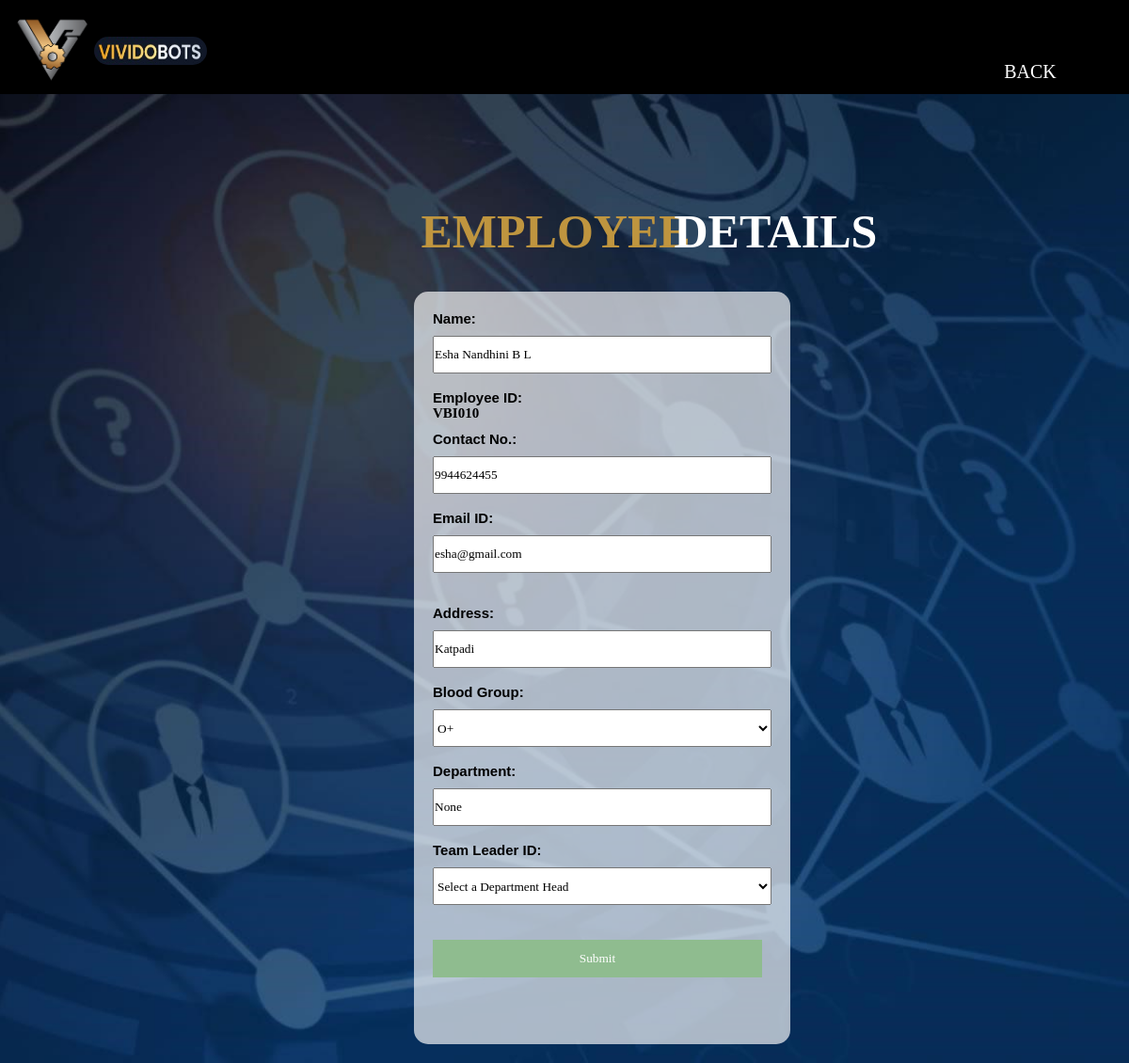
The app's page /add_employee/4 (signed in) with its own data.
### app.py (models this page shows, shortened)
class Employee(UserMixin, db.Model):
    id = db.Column(db.Integer, primary_key=True)
    eid = db.Column(db.String(100), nullable=False,unique=True)
    name = db.Column(db.String(100))
    contactNo = db.Column(db.String(100))
    email = db.Column(db.String(100))
    address = db.Column(db.String(100))
    blood = db.Column(db.String(100))
    department = db.Column(db.String(100))
    password = db.Column(db.String(100), nullable=False)
    role = db.Column(db.String(50))
    supervisor_id = db.Column(db.String, db.ForeignKey('employee.eid'), nullable=True)
    supervisor = db.relationship('Employee', remote_side=[eid], backref='subordinates', foreign_keys=[supervisor_id])
    team_leader_id = db.Column(db.String, db.ForeignKey('employee.eid'), nullable=True)
    team_leader = db.relationship('Employee', remote_side=[eid], backref='team_members', foreign_keys=[team_leader_id])
    status = db.Column(db.String(10), nullable=False, default='stay')
    resignation_date = db.Column(db.Date)

### app.py (the view, shortened to what this page needs)
@app.route('/add_employee/<user_id>', methods=['GET', 'POST'])
@login_required
def add_employee(user_id):
    user = Employee.query.get(user_id)
    if not user:
        return "Employee not found.", 404
    department_heads = Employee.query.filter_by(role='Department Head').all()
    return render_template('add_employee.html', user=user,department_heads=department_heads)

### app.py (called while the page is built)
@login_manager.user_loader
def load_user(user_id):
    return Employee.query.get(int(user_id))

### templates/add_employee.html (shortened to what this page needs)
<!DOCTYPE html>
<html>
<head>
    <link rel="stylesheet" href="{{ url_for('static', filename='css/l.css') }}">
</head>
<body>
    <div class="banner">
        <div class="navbar">
            <div class="nav">
                <img src="{{ url_for('static', filename='images/icon.png') }}" class="icon">
                <img src="{{ url_for('static', filename='images/name.png') }}" class="icon2">
            </div>
            <div>  {% if current_user.role == 'HR' %}
            <a href="{{ url_for('hr_again', user_id=user.id) }}" >
    <button class="submit">BACK</button>
</a>
        {% elif current_user.role == 'Department Head' %}
        <a href="{{ url_for('hr_again', user_id=user.id) }}">
    <button class="submit">BACK</button>
</a>
        {% else %}
        <a href="{{ url_for('employee_again', user_id=user.id) }}">
    <button class="submit">BACK</button>
</a>
        {% endif %}</div>
            </div>
    <h1 class="content">&nbsp;&nbsp;&nbsp;&nbsp;&nbsp;&nbsp;&nbsp;EMPLOYEE <h1 class="content-bots">&nbsp;&nbsp;&nbsp;&nbsp;&nbsp;&nbsp;&nbsp;&nbsp;&nbsp;&nbsp;&nbsp;&nbsp;&nbsp;&nbsp;&nbsp;&nbsp;&nbsp;DETAILS</h1></h1>
<div class="tablebox">
<div style="position: relative; left:40px; top:35px;">
    <form action="{{ url_for('add_employee', user_id=user.id) }}"  method="post" class="form">
        <div class="input-fields1">
            <label class="text" for="name">Name:</label>
            <input class="ip1" type="text" size="50" id="name" name="name" value="{{ user.name }}" required><br><br>
            <label class="text" for="eid">Employee ID:
                <div>{{ user.eid }}</div></label>
            <label class="text" for="contactNo">Contact No.:</label>
            <input class="ip1" type="text" size="50" id="contactNo" name="contactNo" value="{{ user.contactNo }}"
                required><br><br>
            <label class="text" for="email">Email ID:</label>
            <input class="ip1" type="email" size="50" id="email" name="email"  value="{{ user.email }}" required><br><br><br>
            <label class="text" for="address">Address:</label>
            <input class="ip1" type="textarea" size="50" id="address" name="address"  value="{{ user.address }}" required><br><br>
           <label class="text" for="blood">Blood Group:</label>
<select class="ip1" id="blood" name="blood" required>
    <option value="{{ user.blood }}" selected>{{ user.blood }}</option>
</select><br><br>
            <label class="text" for="department">Department:</label>
            <input class="ip1" type="text" id="department" name="department" value="{{ user.department }}" required><br><br>
            <label class="text" for="team_leader_id">Team Leader ID:</label>
<select class="ip1" id="team_leader_id" name="team_leader_id" onchange="updateSupervisorName(this.value)">
    <option value="">Select a Department Head</option>
</select><br><br>
<input type="submit" value="Submit" onclick="showSuccessAlert()">
        </div>
    </form>
</div></div>
</body>
</html>

### static/css/l.css (style rules this page uses)
* { margin: 0; padding: 0; box-sizing: border-box; font-family: 'Times New Roman', Times, serif; }
.banner { width: 100%; height: 100vh; background: white; background-size: cover; background-position: center; position: fixed; overflow: auto; }
.navbar { position: sticky; top: 0; left: 0; width: 100%; margin: auto; padding: 25px 25px; display: flex; align-items: center; justify-content: space-between; background: black; z-index: 9; height: 100px; }
.nav { padding: 10px 10vw; display: flex; justify-content: space-between; }
.icon { width: 90px; border-radius: 45px; cursor: pointer; margin-left: -135px; }
.content { width: 100%; position: absolute; top: 20%; transform: translateY(-50%); text-align: centre; color: #BF953F; font-size: 50px; margin-top: 20px; font-family: 'Times New Roman', serif; margin-left: 30%; }
.content-bots { width: 100%; position: absolute; top: 20%; transform: translateY(-50%); text-align: centre; color: white; font-size: 50px; margin-top: 20px; font-family: 'Times New Roman', serif; margin-left: 42%; }
.tablebox { padding: 25px 0px 0px 0px; margin-top: -25%; }
form { max-width: 400px; margin: 0 auto; background-color: rgba(255, 255, 255, 0.662) !important; padding: 20px; border-radius: 15px; }
label { display: block; margin-bottom: 10px; font-weight: bold; }
input[type="submit"] { margin-top: 20px; background-color: #8fbc8f; color: white; border: none; cursor: pointer; width: 350px; height: 40px; padding: 10px 20px }
.form { background-color: rgba(0, 0, 0, 0.055); margin-top: 450px !important; height: 800px !important; }
.input-fields1 { width: 360px; height: 800px; color: #def4d2; font-size: 15px; }
.ip1 { width: 100%; height: 40px; }
.text { font-family: sans-serif; font-size: '25px'; color: black; }
.submit { width: 100% !important; padding: 10px !important; margin-top: 50px !important; background-color: rgba(0, 0, 0, 0.75) !important; color: #fff !important; border: none !important; border-radius: 4px !important; cursor: pointer !important; font-size: 20px !important; height: 40px !important; width: 160px !important; }
.icon2 { margin-top: 45%; width: 120px; height: 30px; border-radius: 40px; cursor: pointer; }

### records on screen
Employee: name "Esha Nandhini B L", eid "VBI010", contactNo "9944624455", email "esha@gmail.com", address "Katpadi", blood "O+", department "None"
